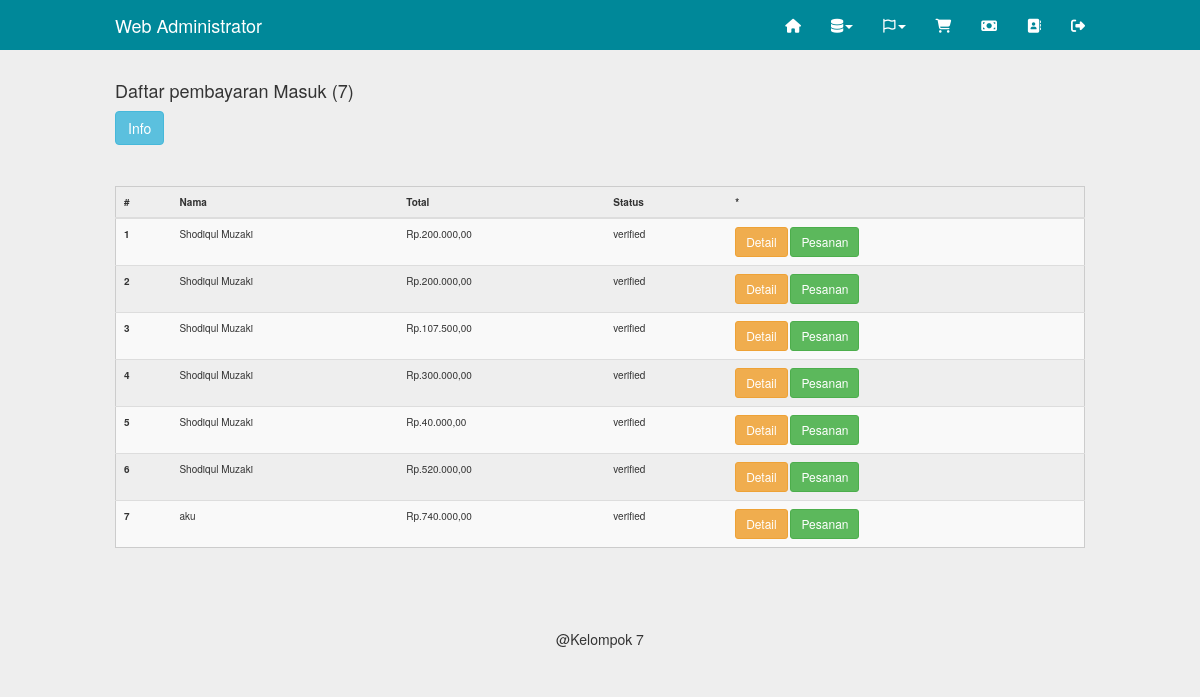
Before: /admin/pembayaran.php (signed in) with the older database file.
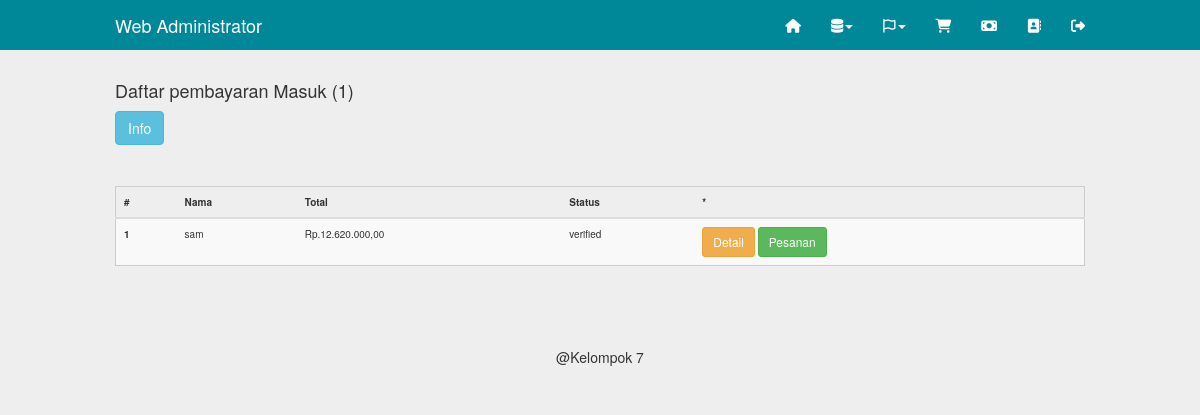
After: the same page with the newer database file.
### tables this page shows
CREATE TABLE `pembayaran` (
  `id` int(11) NOT NULL,
  `id_pesanan` int(11) NOT NULL,
  `id_user` int(11) NOT NULL,
  `file` varchar(255) NOT NULL,
  `total` int(11) NOT NULL,
  `status` enum('pending','verified','','') NOT NULL,
  `keterangan` varchar(255) NOT NULL,
  `created_at` datetime NOT NULL
);

CREATE TABLE `user` (
  `id` int(5) NOT NULL,
  `nama` varchar(50) NOT NULL,
  `email` varchar(75) NOT NULL,
  `telephone` varchar(20) NOT NULL,
  `alamat` text NOT NULL,
  `password` varchar(100) NOT NULL,
  `status` enum('user','admin') NOT NULL
);

### inc/config.php (called while the page is built, shortened)
<?php
	$no = 1;
?>

### admin/pembayaran.php (the view, shortened to what this page needs)
<?php
	include"../inc/config.php";
	include"inc/header.php";
?>
	<div class="container">
		<?php
			$q = mysqli_query($db,"select*from pembayaran order by status asc");
			$j = mysqli_num_rows($q);
		?>
		<div class="row">
		<div class="col-md-12">
		</div>
		</div>
		<h4>Daftar pembayaran Masuk (<?php echo ($j>0)?$j:0; ?>)</h4>
		<a href="pembayaran.php?act=info" class="btn btn-info">Info</a>
		<hr>
		<table class="table table-striped table-hover">
			<thead>
				<tr>
					<th>#</th>
					<th>Nama</th>
					<th>Total</th>
					<th>Status</th>
					<th>*</th>
				</tr>
			</thead>
			<tbody>
		<?php while($data=mysqli_fetch_object($q)){ ?>
				<tr <?php if($data->status == "pending" ){ echo 'style="background:#cce9f8 !important;"'; } ?> >
					<th scope="row"><?php echo $no++; ?></th>
					<?php
						$katpro = mysqli_query($db,"select*from user where id='$data->id_user'");
								$user = mysqli_fetch_array($katpro);
					?>
					<td><?php echo $user['nama'] ?></td>
					<td><?php echo 'Rp.' . number_format($data->total, 2,',','.') ?></td>
					<td><?php echo $data->status ?></td>
					<td>
						<a class="btn btn-sm btn-warning" href="pembayaran.php?act=detail&id=<?php echo $data->id ?>">Detail</a>
						<a class="btn btn-sm btn-success" href="detail_pesanan.php?id=<?php echo $data->id_pesanan ?>">Pesanan</a>
					</td>
				</tr>
		<?php } ?>
			</tbody>
		</table>
    </div>
<?php include"inc/footer.php"; ?>

Changed rows visible on the page:
removed pembayaran: id_user.nama "Shodiqul Muzaki", total "200.000,00", status "verified"
removed pembayaran: id_user.nama "Shodiqul Muzaki", total "200.000,00", status "verified"
removed pembayaran: id_user.nama "Shodiqul Muzaki", total "107.500,00", status "verified"
removed pembayaran: id_user.nama "Shodiqul Muzaki", total "300.000,00", status "verified"
removed pembayaran: id_user.nama "Shodiqul Muzaki", total "40.000,00", status "verified"
removed pembayaran: id_user.nama "Shodiqul Muzaki", total "520.000,00", status "verified"
removed pembayaran: id_user.nama "aku", total "740.000,00", status "verified"
added pembayaran: id_user.nama "sam", total "12.620.000,00", status "verified"
Other visible differences:
$j: "7" → "1"
